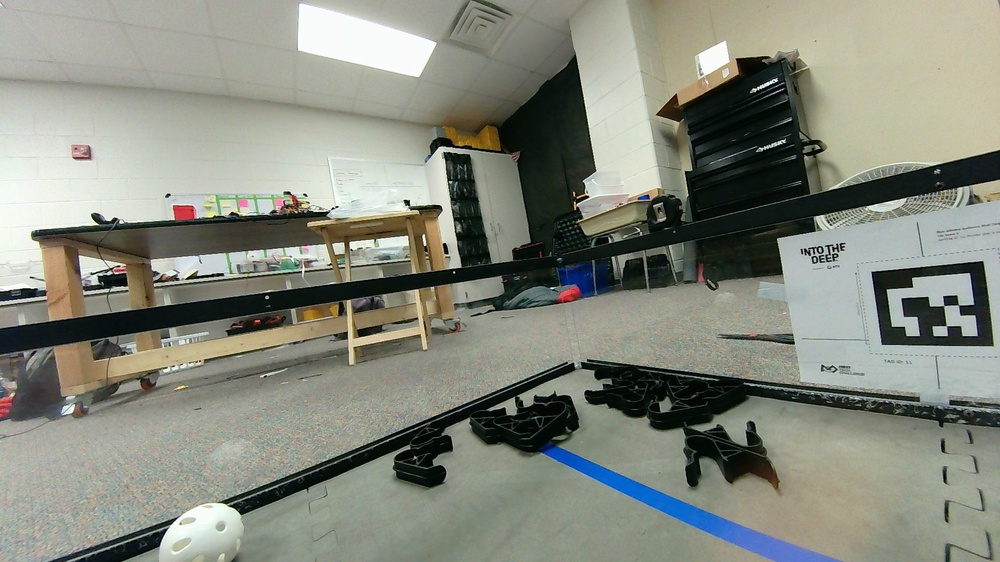
#> input picture sample-test-images/AprilTagTest.jpg, 1000 x 562 px, shrunk from 1920 x 1080 before the run
$ python AprilTag.py
#> lines starting #> are read from the running program, lines starting #| are printed output that depends on the picture
import cv2
import apriltag
import argparse
import numpy as np

image_path = 'sample-test-images/'
image_name = 'AprilTagTest.jpg'

image = cv2.imread(image_path + image_name)
#> image is the input picture: shape (562, 1000, 3); mean B, G, R 125.8, 137.2, 134.2
grey = cv2.cvtColor(image, cv2.COLOR_BGR2GRAY)
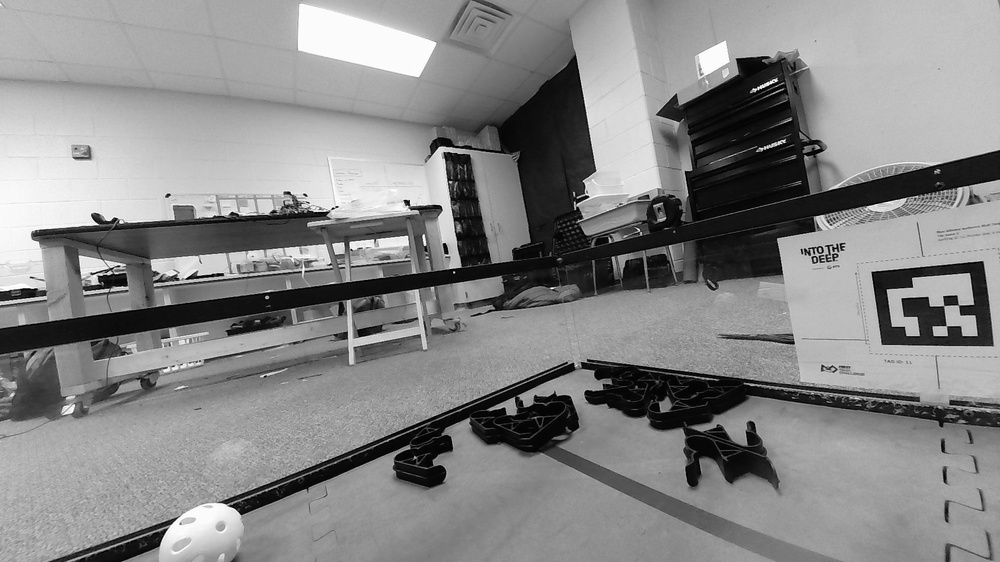
#> grey: shape (562, 1000); min 0, max 255, mean 135
#> (the run stopped early here; a loop or call above may not have finished)

$ run again, with sample-test-images/1000002426.jpg copied over sample-test-images/AprilTagTest.jpg
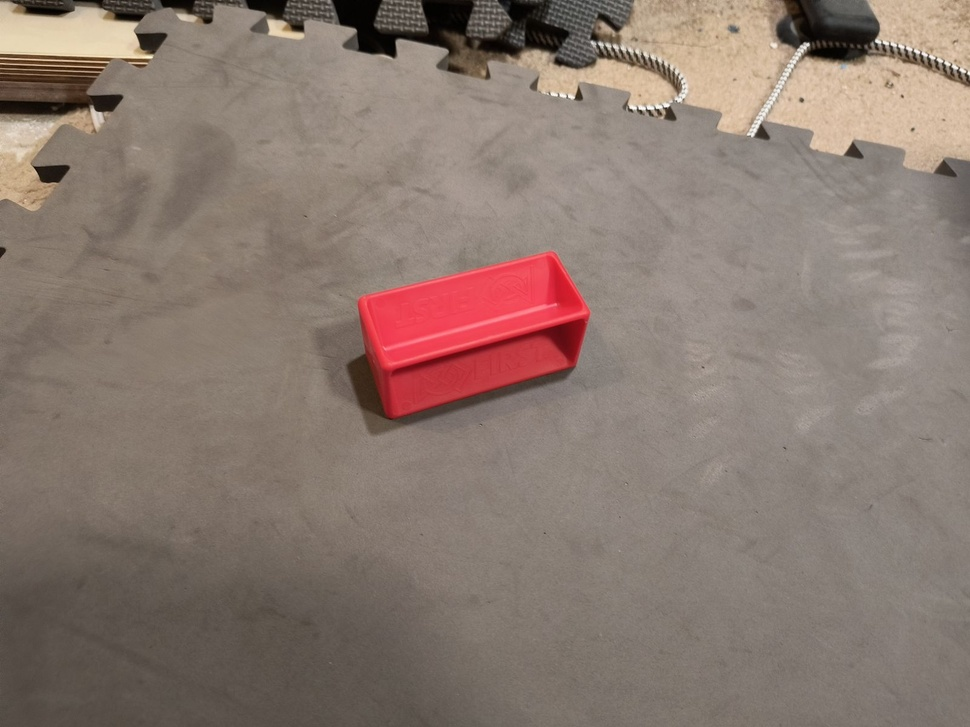
#> input picture sample-test-images/1000002426.jpg, 970 x 727 px, shrunk from 1600 x 1200 before the run
#> image is the input picture: shape (727, 970, 3); mean B, G, R 111.9, 121, 137.9
#> `grey = cv2.cvtColor(image, cv2.COLOR_BGR2GRAY)`:
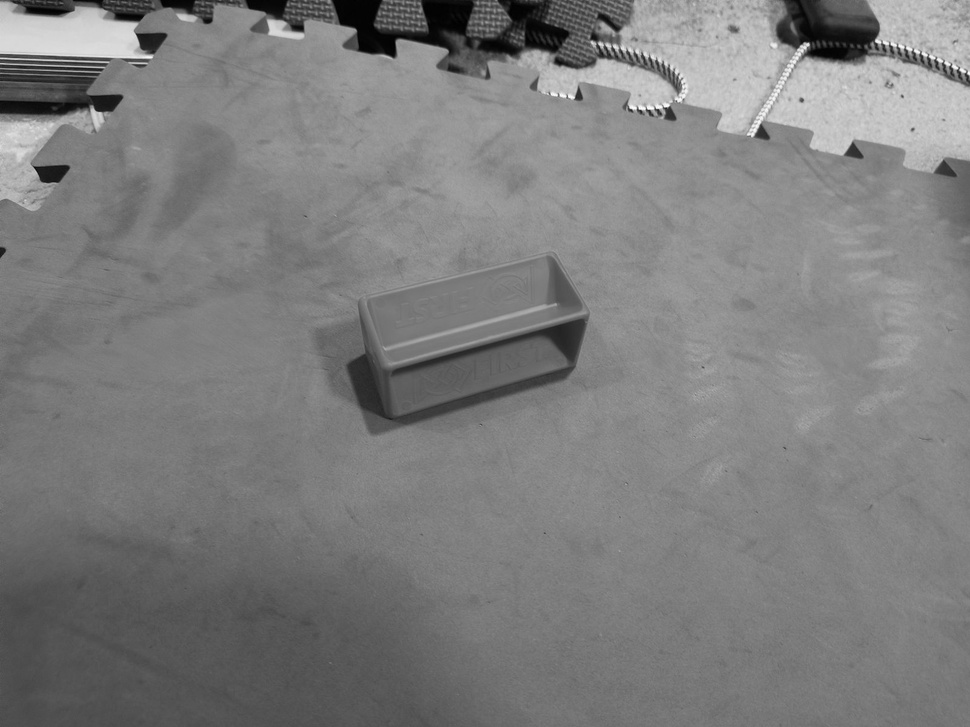
#> grey: shape (727, 970); min 0, max 254, mean 125.1

$ run again, with sample-test-images/1000002427.jpg copied over sample-test-images/AprilTagTest.jpg
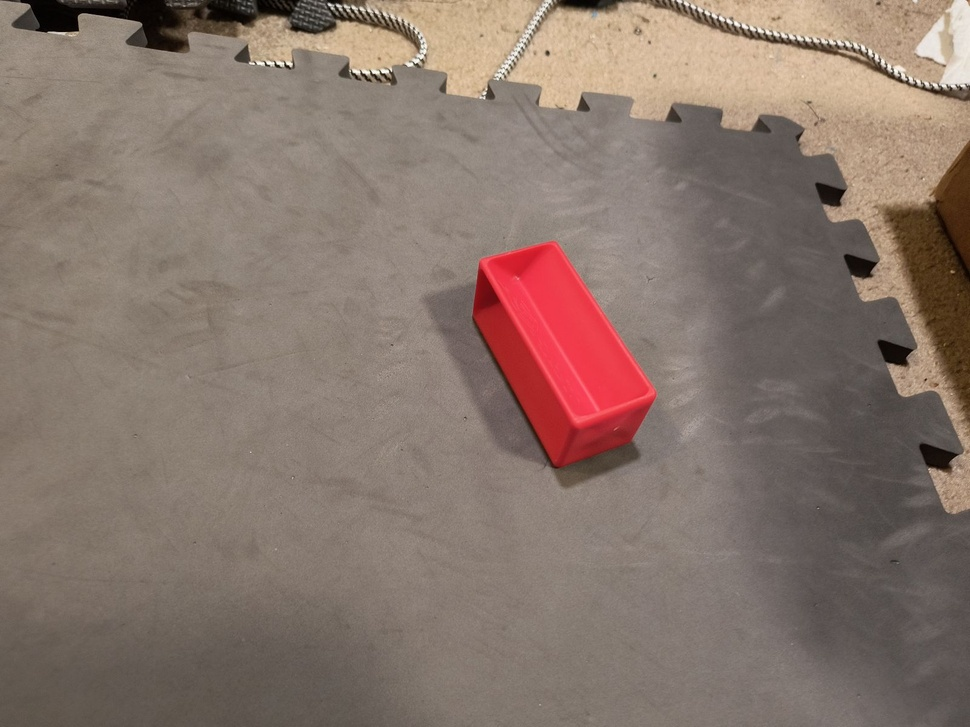
#> input picture sample-test-images/1000002427.jpg, 970 x 727 px, shrunk from 1600 x 1200 before the run
#> image is the input picture: shape (727, 970, 3); mean B, G, R 107.9, 117.6, 135.7
#> `grey = cv2.cvtColor(image, cv2.COLOR_BGR2GRAY)`:
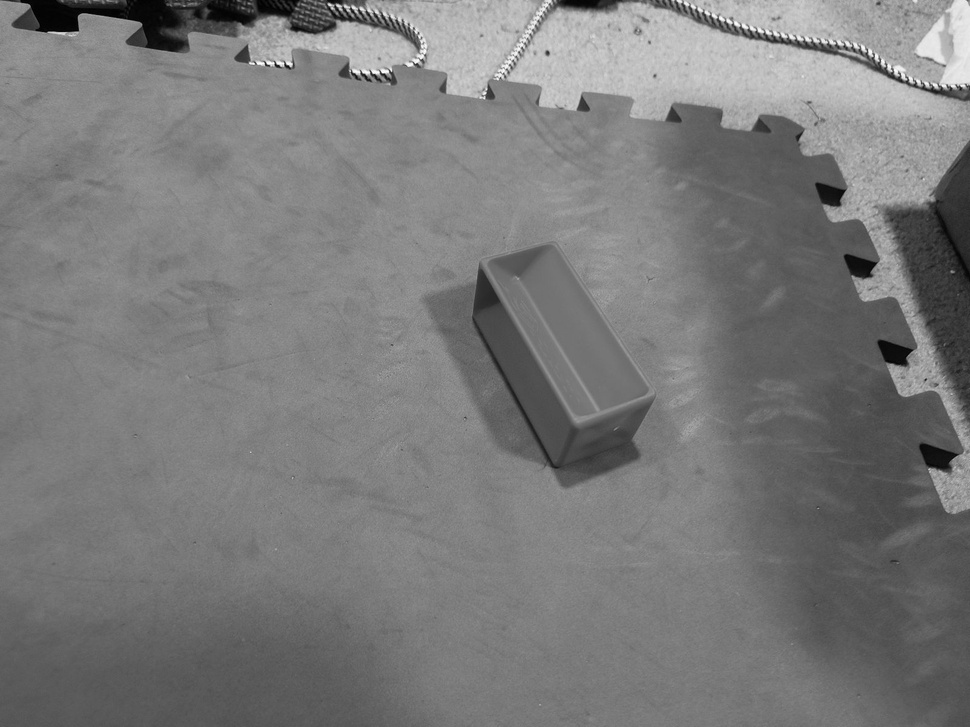
#> grey: shape (727, 970); min 0, max 254, mean 121.9
